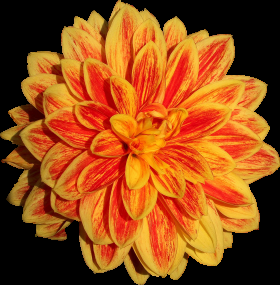
#> input picture example_image.png, 280 x 285 px
$ python pixel_encryption.py
#> lines starting #> are read from the running program, lines starting #| are printed output that depends on the picture
from PIL import Image


# Function to encrypt the image
def encrypt(image_path, output_path):
    # Opening the image
#> called with image_path = 'example_image.png', output_path = 'example_image.png'
    img = Image.open(image_path)
#> img is the input picture: PIL image 280x285 RGB; mean R, G, B 148.4, 76.5, 22.4
    width, height = img.size
#> width = 280; height = 285

    # Encrypting the image by swapping pixel values
    for x in range(width):
        for y in range(height):
            r, g, b = img.getpixel((x, y))
            img.putpixel((x, y), (b, r, g))  # Swapping RGB values
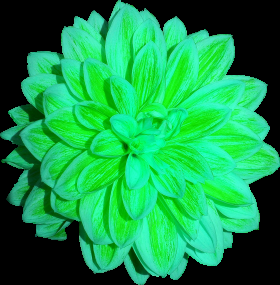
#> img: PIL image 280x285 RGB; mean R, G, B 22.4, 148.4, 76.5

    # Saving the encrypted image
    img.save(output_path)
    print("Image Encrypted")


# Function to decrypt the image
def decrypt(image_path, output_path):
    # Opening the encrypted image
#> called with image_path = 'example_image.png', output_path = 'example_image.png_image.png'
    img = Image.open(image_path)
    width, height = img.size
#> width = 280; height = 285

    # Decrypting the image by applying the reverse operation
    for x in range(width):
        for y in range(height):
            r, g, b = img.getpixel((x, y))
            img.putpixel((x, y), (g, b, r))  # Swapping RGB values back to original

    # Saving the decrypted image
    img.save(output_path)
    print("Image Decrypted")


# Example usage
encrypt("example_image.png", "example_image.png")
decrypt("example_image.png", "example_image.png_image.png")
